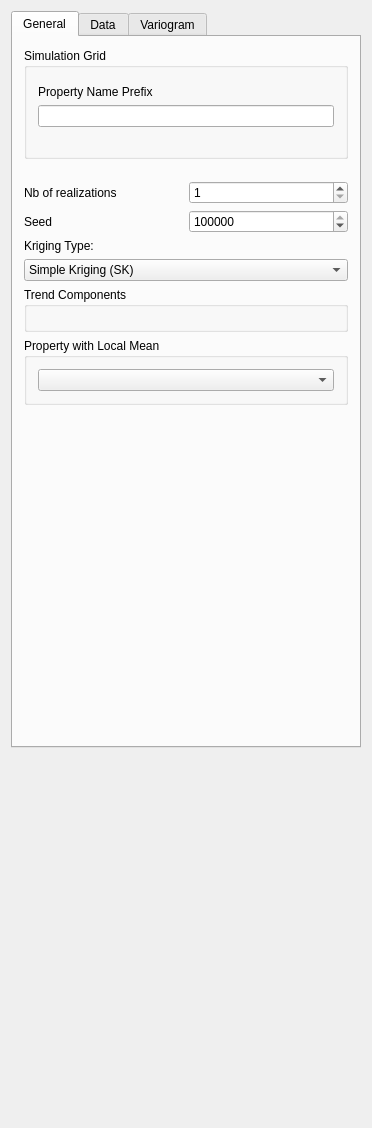
<?xml version="1.0" encoding="UTF-8"?>
<ui version="4.0">
 <class>Sgsim</class>
 <widget class="QWidget" name="Sgsim">
  <property name="geometry">
   <rect>
    <x>0</x>
    <y>0</y>
    <width>334</width>
    <height>1128</height>
   </rect>
  </property>
  <property name="windowTitle">
   <string>category=Simulation
description=sequential gaussian simulation</string>
  </property>
  <property name="whatsThis">
   <string/>
  </property>
  <property name="AlgorithmCategory" stdset="0">
   <string>Simulation</string>
  </property>
  <property name="AlgorithmDescription" stdset="0">
   <string>Sequential Gaussian Simulation</string>
  </property>
  <layout class="QVBoxLayout" name="verticalLayout_6">
   <item>
    <widget class="QTabWidget" name="sgsim">
     <property name="sizePolicy">
      <sizepolicy hsizetype="Preferred" vsizetype="Preferred">
       <horstretch>0</horstretch>
       <verstretch>0</verstretch>
      </sizepolicy>
     </property>
     <property name="currentIndex">
      <number>0</number>
     </property>
     <widget class="QWidget" name="tab">
      <attribute name="title">
       <string>General</string>
      </attribute>
      <layout class="QVBoxLayout" name="verticalLayout_3">
       <item>
        <widget class="QGroupBox" name="SimulationGrid">
         <property name="maximumSize">
          <size>
           <width>32767</width>
           <height>140</height>
          </size>
         </property>
         <property name="title">
          <string>Simulation Grid</string>
         </property>
         <layout class="QVBoxLayout" name="verticalLayout">
          <item>
           <widget class="GridSelector" name="Grid_Name">
            <property name="currentIndex" stdset="0">
             <number>0</number>
            </property>
           </widget>
          </item>
          <item>
           <widget class="QLabel" name="TextLabel2">
            <property name="text">
             <string>Property Name Prefix</string>
            </property>
            <property name="wordWrap">
             <bool>false</bool>
            </property>
           </widget>
          </item>
          <item>
           <widget class="QLineEdit" name="Property_Name"/>
          </item>
          <item>
           <spacer>
            <property name="orientation">
             <enum>Qt::Vertical</enum>
            </property>
            <property name="sizeType">
             <enum>QSizePolicy::Expanding</enum>
            </property>
            <property name="sizeHint" stdset="0">
             <size>
              <width>16</width>
              <height>16</height>
             </size>
            </property>
           </spacer>
          </item>
         </layout>
        </widget>
       </item>
       <item>
        <spacer>
         <property name="orientation">
          <enum>Qt::Vertical</enum>
         </property>
         <property name="sizeType">
          <enum>QSizePolicy::Fixed</enum>
         </property>
         <property name="sizeHint" stdset="0">
          <size>
           <width>16</width>
           <height>16</height>
          </size>
         </property>
        </spacer>
       </item>
       <item>
        <layout class="QHBoxLayout">
         <property name="spacing">
          <number>6</number>
         </property>
         <property name="margin">
          <number>0</number>
         </property>
         <item>
          <widget class="QLabel" name="TextLabel2_2_2_2">
           <property name="text">
            <string>Nb of realizations</string>
           </property>
           <property name="wordWrap">
            <bool>false</bool>
           </property>
          </widget>
         </item>
         <item>
          <widget class="QSpinBox" name="Nb_Realizations">
           <property name="minimum">
            <number>1</number>
           </property>
           <property name="maximum">
            <number>10000</number>
           </property>
          </widget>
         </item>
        </layout>
       </item>
       <item>
        <layout class="QHBoxLayout">
         <property name="spacing">
          <number>6</number>
         </property>
         <property name="margin">
          <number>0</number>
         </property>
         <item>
          <widget class="QLabel" name="TextLabel2_2_2_2_2">
           <property name="text">
            <string>Seed</string>
           </property>
           <property name="wordWrap">
            <bool>false</bool>
           </property>
          </widget>
         </item>
         <item>
          <widget class="QSpinBox" name="Seed">
           <property name="maximum">
            <number>99999999</number>
           </property>
           <property name="value">
            <number>14071789</number>
           </property>
          </widget>
         </item>
        </layout>
       </item>
       <item>
        <widget class="QLabel" name="textLabel1">
         <property name="text">
          <string>Kriging Type:</string>
         </property>
         <property name="wordWrap">
          <bool>false</bool>
         </property>
        </widget>
       </item>
       <item>
        <widget class="QComboBox" name="Kriging_Type">
         <item>
          <property name="text">
           <string>Simple Kriging (SK)</string>
          </property>
         </item>
         <item>
          <property name="text">
           <string>Ordinary Kriging (OK)</string>
          </property>
         </item>
         <item>
          <property name="text">
           <string>Kriging with Trend (KT)</string>
          </property>
         </item>
         <item>
          <property name="text">
           <string>Kriging with Localy Varying Mean (LVM)</string>
          </property>
         </item>
        </widget>
       </item>
       <item>
        <widget class="GsTLGroupBox" name="Trend_box">
         <property name="title">
          <string>Trend Components</string>
         </property>
         <property name="keyword" stdset="0">
          <string>Kriging with Trend (KT)</string>
         </property>
         <property name="displayed" stdset="0">
          <bool>false</bool>
         </property>
         <property name="activated" stdset="0">
          <bool>false</bool>
         </property>
         <layout class="QVBoxLayout">
          <property name="spacing">
           <number>6</number>
          </property>
          <property name="margin">
           <number>11</number>
          </property>
          <item>
           <widget class="TrendComponents" name="Trend"/>
          </item>
         </layout>
        </widget>
       </item>
       <item>
        <widget class="GsTLGroupBox" name="Local_Mean_box">
         <property name="title">
          <string>Property with Local Mean</string>
         </property>
         <property name="keyword" stdset="0">
          <string>Kriging with Localy Varying Mean (LVM)</string>
         </property>
         <property name="displayed" stdset="0">
          <bool>false</bool>
         </property>
         <property name="activated" stdset="0">
          <bool>false</bool>
         </property>
         <layout class="QVBoxLayout">
          <property name="spacing">
           <number>6</number>
          </property>
          <property name="margin">
           <number>11</number>
          </property>
          <item>
           <widget class="SinglePropertySelector" name="Local_Mean_Property"/>
          </item>
         </layout>
        </widget>
       </item>
       <item>
        <spacer>
         <property name="orientation">
          <enum>Qt::Vertical</enum>
         </property>
         <property name="sizeType">
          <enum>QSizePolicy::Expanding</enum>
         </property>
         <property name="sizeHint" stdset="0">
          <size>
           <width>20</width>
           <height>330</height>
          </size>
         </property>
        </spacer>
       </item>
      </layout>
     </widget>
     <widget class="QWidget" name="tab">
      <attribute name="title">
       <string>Data</string>
      </attribute>
      <layout class="QVBoxLayout" name="verticalLayout_5">
       <item>
        <widget class="QGroupBox" name="GroupBox3">
         <property name="title">
          <string>Hard Data</string>
         </property>
         <layout class="QGridLayout">
          <property name="margin">
           <number>11</number>
          </property>
          <property name="spacing">
           <number>6</number>
          </property>
          <item row="1" column="0">
           <widget class="QCheckBox" name="Assign_Hard_Data">
            <property name="text">
             <string>Assign hard data to simulation grid</string>
            </property>
            <property name="checked">
             <bool>false</bool>
            </property>
           </widget>
          </item>
          <item row="0" column="0">
           <widget class="PropertySelector" name="Hard_Data"/>
          </item>
         </layout>
        </widget>
       </item>
       <item>
        <widget class="QGroupBox" name="GroupBox9">
         <property name="minimumSize">
          <size>
           <width>0</width>
           <height>0</height>
          </size>
         </property>
         <property name="title">
          <string>Search Ellipsoid</string>
         </property>
         <layout class="QVBoxLayout" name="verticalLayout_2">
          <item>
           <layout class="QFormLayout" name="formLayout">
            <item row="0" column="0">
             <widget class="QLabel" name="TextLabel2_2_2_2_3">
              <property name="text">
               <string>Max conditioning hard data</string>
              </property>
              <property name="wordWrap">
               <bool>false</bool>
              </property>
             </widget>
            </item>
            <item row="0" column="1">
             <widget class="QSpinBox" name="Max_Conditioning_Data">
              <property name="minimum">
               <number>0</number>
              </property>
              <property name="maximum">
               <number>20000</number>
              </property>
              <property name="value">
               <number>12</number>
              </property>
             </widget>
            </item>
            <item row="1" column="0">
             <widget class="QLabel" name="TextLabel2_2_2_2_4">
              <property name="text">
               <string>Max conditioning previously simulated data</string>
              </property>
              <property name="wordWrap">
               <bool>false</bool>
              </property>
             </widget>
            </item>
            <item row="1" column="1">
             <widget class="QSpinBox" name="Max_Conditioning_Simul_Data">
              <property name="minimum">
               <number>0</number>
              </property>
              <property name="maximum">
               <number>20000</number>
              </property>
              <property name="value">
               <number>12</number>
              </property>
             </widget>
            </item>
           </layout>
          </item>
          <item>
           <widget class="EllipsoidInput" name="Search_Ellipsoid"/>
          </item>
          <item>
           <widget class="AdvancedNeighborhoodInput" name="AdvancedSearch"/>
          </item>
          <item>
           <spacer name="verticalSpacer_2">
            <property name="orientation">
             <enum>Qt::Vertical</enum>
            </property>
            <property name="sizeHint" stdset="0">
             <size>
              <width>20</width>
              <height>17</height>
             </size>
            </property>
           </spacer>
          </item>
         </layout>
        </widget>
       </item>
       <item>
        <widget class="QGroupBox" name="groupBox">
         <property name="title">
          <string>Target histogram</string>
         </property>
         <layout class="QVBoxLayout" name="verticalLayout_4">
          <item>
           <widget class="QCheckBox" name="Use_Target_Histogram">
            <property name="text">
             <string>Use Target Histogram</string>
            </property>
            <property name="checked">
             <bool>false</bool>
            </property>
           </widget>
          </item>
          <item>
           <widget class="NonParamCdfInput" name="nonParamCdf">
            <property name="enabled">
             <bool>false</bool>
            </property>
           </widget>
          </item>
         </layout>
        </widget>
       </item>
       <item>
        <spacer>
         <property name="orientation">
          <enum>Qt::Vertical</enum>
         </property>
         <property name="sizeType">
          <enum>QSizePolicy::Expanding</enum>
         </property>
         <property name="sizeHint" stdset="0">
          <size>
           <width>276</width>
           <height>16</height>
          </size>
         </property>
        </spacer>
       </item>
      </layout>
     </widget>
     <widget class="QWidget" name="TabPage">
      <attribute name="title">
       <string>Variogram</string>
      </attribute>
      <layout class="QVBoxLayout">
       <property name="spacing">
        <number>6</number>
       </property>
       <property name="margin">
        <number>0</number>
       </property>
       <item>
        <widget class="QGroupBox" name="GroupBox11">
         <property name="title">
          <string>Variogram</string>
         </property>
         <layout class="QVBoxLayout">
          <property name="spacing">
           <number>6</number>
          </property>
          <property name="margin">
           <number>11</number>
          </property>
          <item>
           <widget class="VariogramInput" name="Variogram"/>
          </item>
         </layout>
        </widget>
       </item>
       <item>
        <spacer>
         <property name="orientation">
          <enum>Qt::Vertical</enum>
         </property>
         <property name="sizeType">
          <enum>QSizePolicy::Expanding</enum>
         </property>
         <property name="sizeHint" stdset="0">
          <size>
           <width>0</width>
           <height>0</height>
          </size>
         </property>
        </spacer>
       </item>
      </layout>
     </widget>
    </widget>
   </item>
   <item>
    <spacer name="verticalSpacer">
     <property name="orientation">
      <enum>Qt::Vertical</enum>
     </property>
     <property name="sizeHint" stdset="0">
      <size>
       <width>20</width>
       <height>25</height>
      </size>
     </property>
    </spacer>
   </item>
  </layout>
 </widget>
 <layoutdefault spacing="6" margin="11"/>
 <customwidgets>
  <customwidget>
   <class>SinglePropertySelector</class>
   <extends>QComboBox</extends>
   <header>GsTLAppli/extra/qtplugins/selectors.h</header>
  </customwidget>
  <customwidget>
   <class>VariogramInput</class>
   <extends>QWidget</extends>
   <header>GsTLAppli/extra/qtplugins/variogram_input.h</header>
  </customwidget>
  <customwidget>
   <class>GsTLGroupBox</class>
   <extends>QGroupBox</extends>
   <header>GsTLAppli/extra/qtplugins/selectors.h</header>
   <container>1</container>
  </customwidget>
  <customwidget>
   <class>TrendComponents</class>
   <extends>QWidget</extends>
   <header>GsTLAppli/extra/qtplugins/kriging_type_selector.h</header>
  </customwidget>
  <customwidget>
   <class>EllipsoidInput</class>
   <extends>QWidget</extends>
   <header>GsTLAppli/extra/qtplugins/ellipsoid_input.h</header>
  </customwidget>
  <customwidget>
   <class>NonParamCdfInput</class>
   <extends>QWidget</extends>
   <header>GsTLAppli/extra/qtplugins/non_param_cdf_input.h</header>
  </customwidget>
  <customwidget>
   <class>GridSelector</class>
   <extends>QWidget</extends>
   <header>GsTLAppli/extra/qtplugins/selectors.h</header>
  </customwidget>
  <customwidget>
   <class>AdvancedNeighborhoodInput</class>
   <extends>QWidget</extends>
   <header>GsTLAppli/extra/qtplugins/neighborhood_filter_input.h</header>
  </customwidget>
  <customwidget>
   <class>PropertySelector</class>
   <extends>QWidget</extends>
   <header>GsTLAppli/extra/qtplugins/selectors.h</header>
  </customwidget>
 </customwidgets>
 <includes>
  <include location="local">gridselector.h</include>
  <include location="local">gstlgroupbox.h</include>
  <include location="local">trendcomponents.h</include>
  <include location="local">gstlgroupbox.h</include>
  <include location="local">singlepropertyselector.h</include>
  <include location="local">propertyselector.h</include>
  <include location="local">ellipsoidinput.h</include>
  <include location="local">gstl_table.h</include>
  <include location="local">gstl_table.h</include>
  <include location="local">gstlgroupbox.h</include>
  <include location="local">nonparamcdfinput.h</include>
  <include location="local">propertyselector.h</include>
  <include location="local">lowertailcdfinput.h</include>
  <include location="local">uppertailcdfinput.h</include>
  <include location="local">variograminput.h</include>
 </includes>
 <resources/>
 <connections>
  <connection>
   <sender>Kriging_Type</sender>
   <signal>activated(QString)</signal>
   <receiver>Trend_box</receiver>
   <slot>setActivated(QString)</slot>
   <hints>
    <hint type="sourcelabel">
     <x>20</x>
     <y>20</y>
    </hint>
    <hint type="destinationlabel">
     <x>20</x>
     <y>20</y>
    </hint>
   </hints>
  </connection>
  <connection>
   <sender>Kriging_Type</sender>
   <signal>activated(QString)</signal>
   <receiver>Local_Mean_box</receiver>
   <slot>setActivated(QString)</slot>
   <hints>
    <hint type="sourcelabel">
     <x>20</x>
     <y>20</y>
    </hint>
    <hint type="destinationlabel">
     <x>20</x>
     <y>20</y>
    </hint>
   </hints>
  </connection>
  <connection>
   <sender>Grid_Name</sender>
   <signal>activated(QString)</signal>
   <receiver>Local_Mean_Property</receiver>
   <slot>show_properties(QString)</slot>
   <hints>
    <hint type="sourcelabel">
     <x>20</x>
     <y>20</y>
    </hint>
    <hint type="destinationlabel">
     <x>20</x>
     <y>20</y>
    </hint>
   </hints>
  </connection>
  <connection>
   <sender>Kriging_Type</sender>
   <signal>activated(QString)</signal>
   <receiver>Trend_box</receiver>
   <slot>setActivated(QString)</slot>
   <hints>
    <hint type="sourcelabel">
     <x>20</x>
     <y>20</y>
    </hint>
    <hint type="destinationlabel">
     <x>20</x>
     <y>20</y>
    </hint>
   </hints>
  </connection>
  <connection>
   <sender>Kriging_Type</sender>
   <signal>activated(QString)</signal>
   <receiver>Local_Mean_box</receiver>
   <slot>setActivated(QString)</slot>
   <hints>
    <hint type="sourcelabel">
     <x>20</x>
     <y>20</y>
    </hint>
    <hint type="destinationlabel">
     <x>20</x>
     <y>20</y>
    </hint>
   </hints>
  </connection>
  <connection>
   <sender>Grid_Name</sender>
   <signal>activated(QString)</signal>
   <receiver>Local_Mean_Property</receiver>
   <slot>show_properties(QString)</slot>
   <hints>
    <hint type="sourcelabel">
     <x>20</x>
     <y>20</y>
    </hint>
    <hint type="destinationlabel">
     <x>20</x>
     <y>20</y>
    </hint>
   </hints>
  </connection>
  <connection>
   <sender>Use_Target_Histogram</sender>
   <signal>toggled(bool)</signal>
   <receiver>nonParamCdf</receiver>
   <slot>setEnabled(bool)</slot>
   <hints>
    <hint type="sourcelabel">
     <x>201</x>
     <y>424</y>
    </hint>
    <hint type="destinationlabel">
     <x>79</x>
     <y>416</y>
    </hint>
   </hints>
  </connection>
  <connection>
   <sender>Hard_Data</sender>
   <signal>object_changed(QString)</signal>
   <receiver>nonParamCdf</receiver>
   <slot>setReferenceGrid(QString)</slot>
   <hints>
    <hint type="sourcelabel">
     <x>196</x>
     <y>115</y>
    </hint>
    <hint type="destinationlabel">
     <x>79</x>
     <y>416</y>
    </hint>
   </hints>
  </connection>
  <connection>
   <sender>Hard_Data</sender>
   <signal>property_changed(QString)</signal>
   <receiver>nonParamCdf</receiver>
   <slot>setReferenceProperty(QString)</slot>
   <hints>
    <hint type="sourcelabel">
     <x>196</x>
     <y>115</y>
    </hint>
    <hint type="destinationlabel">
     <x>79</x>
     <y>416</y>
    </hint>
   </hints>
  </connection>
 </connections>
</ui>
